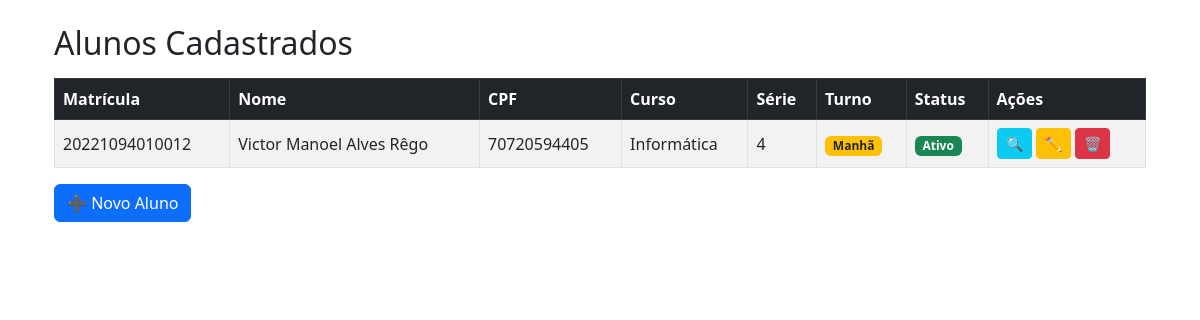
The page / on the database its author committed.
### alunos/models.py (models this page shows, shortened)
class Aluno(models.Model):
    nome_completo = models.CharField(max_length=150)
    cpf = models.CharField(max_length=14, unique=True)
    rg = models.CharField(max_length=20, blank=True, null=True)
    data_nascimento = models.DateField()
    sexo = models.CharField(
        max_length=10,
        choices=[("M", "Masculino"), ("F", "Feminino"), ("O", "Outro")]
    )
    email = models.EmailField(unique=True)
    telefone = models.CharField(max_length=15)
    telefone_emergencia = models.CharField(max_length=15, blank=True, null=True)
    cep = models.CharField(max_length=9)
    endereco = models.CharField(max_length=150)
    numero = models.CharField(max_length=10)
    complemento = models.CharField(max_length=50, blank=True, null=True)
    bairro = models.CharField(max_length=100)
    cidade = models.CharField(max_length=100)
    uf = models.CharField(max_length=2)
    numero_matricula = models.CharField(max_length=20, unique=True)
    curso = models.CharField(max_length=100)
    serie_ano = models.CharField(max_length=20)
    turno = models.CharField(
        max_length=20,
        choices=[
            ("Manhã", "Manhã"),
            ("Tarde", "Tarde"),
            ("Noite", "Noite"),
            ("Integral", "Integral"),
        ]
    )
    status = models.CharField(
        max_length=10,
        choices=[("Ativo", "Ativo"), ("Inativo", "Inativo")],
        default="Ativo"
    )
    observacoes = models.TextField(blank=True, null=True)

### alunos/views.py (the view)
# urls.py: path('', views.listar_alunos, name='listar_alunos'),
def listar_alunos(request):
    alunos = Aluno.objects.all()
    return render(request, 'alunos/listar.html', {'alunos': alunos})

### alunos/templates/alunos/listar.html (shortened to what this page needs)
<!DOCTYPE html>
<html lang="pt-BR">
<head>
    <link href="https://cdn.jsdelivr.net/npm/bootstrap@5.3.0/dist/css/bootstrap.min.css" rel="stylesheet">
</head>
<body class="container p-4">
<h2>Alunos Cadastrados</h2>
<table class="table table-bordered table-striped align-middle mt-3">
    <thead class="table-dark">
        <tr>
            <th>Matrícula</th>
            <th>Nome</th>
            <th>CPF</th>
            <th>Curso</th>
            <th>Série</th>
            <th>Turno</th>
            <th>Status</th>
            <th>Ações</th>
        </tr>
    </thead>
    <tbody>
        {% for aluno in alunos %}
        <tr>
            <td>{{ aluno.numero_matricula }}</td>
            <td>{{ aluno.nome_completo }}</td>
            <td>{{ aluno.cpf }}</td>
            <td>{{ aluno.curso }}</td>
            <td>{{ aluno.serie_ano }}</td>
            <td>
                {% if aluno.turno == "Manhã" %}
                    <span class="badge bg-warning text-dark">Manhã</span>
                {% elif aluno.turno == "Tarde" %}
                    <span class="badge bg-info text-dark">Tarde</span>
                {% elif aluno.turno == "Noite" %}
                    <span class="badge bg-dark">Noite</span>
                {% else %}
                    <span class="badge bg-primary">Integral</span>
                {% endif %}
            </td>
            <td>
                {% if aluno.status == "Ativo" %}
                    <span class="badge bg-success">Ativo</span>
                {% else %}
                    <span class="badge bg-danger">Inativo</span>
                {% endif %}
            </td>
            <td>
                <a href="{% url 'detalhes_aluno' aluno.id %}" class="btn btn-info btn-sm">🔍</a>
                <a href="{% url 'editar_aluno' aluno.id %}" class="btn btn-warning btn-sm">✏️</a>
                <a href="{% url 'excluir_aluno' aluno.id %}" class="btn btn-danger btn-sm">🗑️</a>
            </td>
        </tr>
        {% empty %}
        <tr>
            <td colspan="8" class="text-center">Nenhum aluno cadastrado.</td>
        </tr>
        {% endfor %}
    </tbody>
</table>
<a href="{% url 'cadastrar_aluno' %}" class="btn btn-primary">➕ Novo Aluno</a>
</body>
</html>

### rows shown on the page
Aluno: numero_matricula "20221094010012", nome_completo "Victor Manoel Alves Rêgo", cpf "70720594405", curso "Informática", serie_ano "4", turno "Manhã", status "Ativo"
